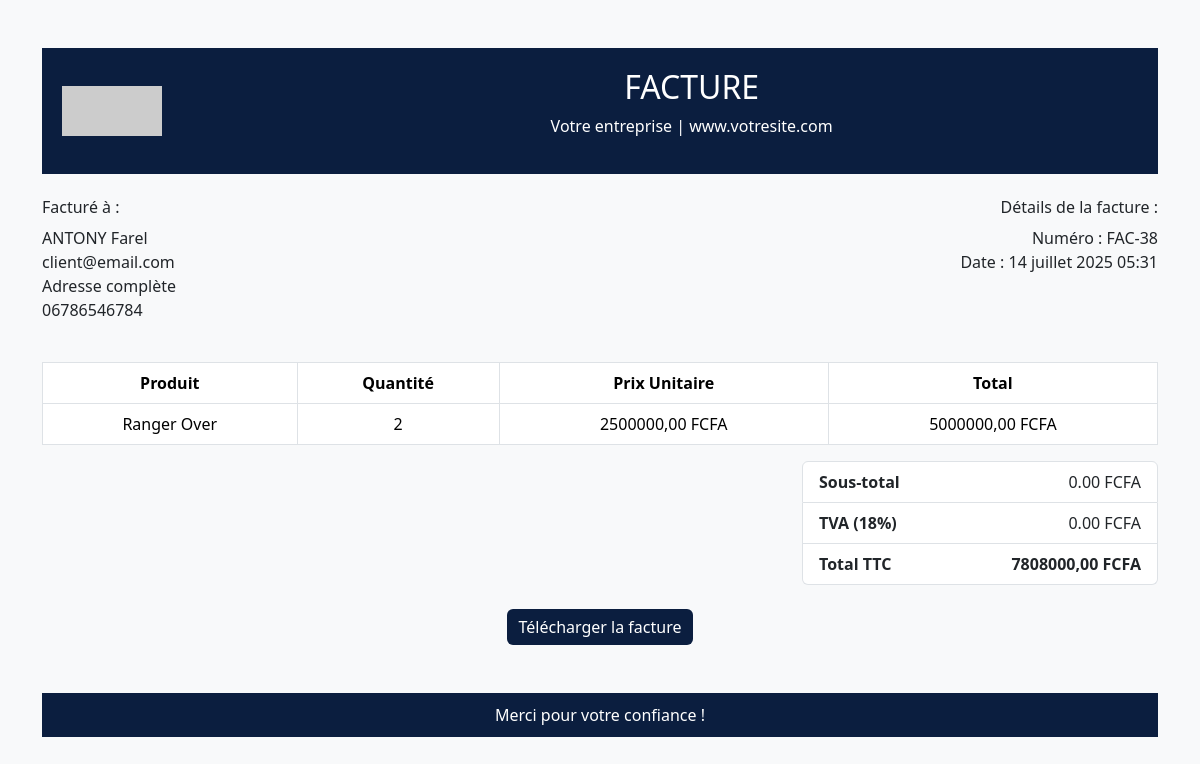
The page /gproduit/facture/38/ on the database its author committed.
### gproduit/models.py (models this page shows, shortened)
class vente (models.Model):
    date_achat = models.DateTimeField(auto_now_add =True)
    client = models.ForeignKey(client , on_delete =models.PROTECT)
    total_vente = models.DecimalField(max_digits=10, decimal_places =2)
    class Meta:
        ordering = ['-date_achat']

class client (models.Model):
    nom = models.CharField(max_length = 100)
    Tel = models.CharField(max_length = 13)

class lignevente(models.Model):
    Vente = models.ForeignKey(vente , on_delete = models.CASCADE, related_name='Lignes')
    produit = models.ForeignKey(produits, on_delete = models.CASCADE)
    quantite = models.PositiveIntegerField()
    prix_unitaire = models.DecimalField(max_digits=10, decimal_places=2)
    totalp = models.DecimalField(max_digits=10, decimal_places=2)

class produits(models.Model):
    nom = models.CharField(max_length =100)
    categorie = models.ForeignKey(categories, on_delete = models.CASCADE, related_name ='products')
    prix = models.DecimalField(max_digits = 10 , decimal_places =2)
    quantite = models.PositiveIntegerField()
    description = models.TextField()
    date_livraison = models.DateField()
    date_ajout = models.DateTimeField(auto_now_add = True)
    data_exp = models.DateField(null =True , blank = True)
    fournisseur = models.ForeignKey(fournisseurs,on_delete=models.CASCADE,related_name="mes_produits" )
    observation = models.TextField()
    class Meta:
        ordering = ['-date_ajout']

### gproduit/views.py (the view, shortened to what this page needs)
# urls.py: path('facture/<int:pk>/',facture.as_view(), name ="vuefacture" ),
class facture(View):
    template_name = "facture_vrai.html"
    def get(self, request, *args, **kwargs):
        pk = self.kwargs.get('pk')
        context = get_products(pk)
        return render(request, self.template_name, context)

### gproduit/fonctions.py (called while the page is built)
def get_products(pk):
    obj = vente.objects.get(pk=pk)
    prod = obj.Lignes.all
    context = {
        'obj':obj,
        'produits':prod
    }
    return context

### gproduit/templates/facture_vrai.html (shortened to what this page needs)
<!DOCTYPE html>
<html lang="fr">
{% load static%}
<head>
    <link rel="stylesheet" href="{% static 'css/bootstrap.css'%}">
</head>
<body>
    <div class="container my-5">
        <div class="facture-header text-center">
            <div class="row align-items-center">
                <div class="col-md-2 text-start">
                    <img src="https://via.placeholder.com/100x50?text=LOGO" alt="Logo" class="logo">
                </div>
                <div class="col-md-10 text-center">
                    <h2>FACTURE</h2>
                    <p>Votre entreprise | www.votresite.com</p>
                </div>
            </div>
        </div>
        <div class="row my-4">
            <div class="col-md-6">
                <h6>Facturé à :</h6>
                <p>
                    {{obj.client.nom}}<br>
                    client@email.com<br>
                    Adresse complète<br>
                    {{obj.client.Tel}}
                </p>
            </div>
            <div class="col-md-6 text-end">
                <h6>Détails de la facture :</h6>
                <p>
                    Numéro : FAC-{{obj.id}}<br>
                    Date : {{obj.date_achat}}<br>
                </p>
            </div>
        </div>
        <table class="table table-bordered">
            <thead>
                <tr>
                    <th> <center>Produit</center> </th>
                    <th> <center>Quantité</center>  </th>
                    <th><center>Prix Unitaire</center></th>
                    <th><center>Total</center></th>
                </tr>
            </thead>
            <tbody>
                {% for i in produits%}
                <tr>
                    <td><center>{{i.produit.nom}} </center> </td>
                    <td> <center>{{i.quantite}}</center> </td>
                    <td> <center>{{i.prix_unitaire}} <span>FCFA</span> </center> </td>
                    <td> <center>{{i.totalp}} <span>FCFA</span> </center> </td>
                </tr>
                {% endfor %}
            </tbody>
        </table>
        <div class="row justify-content-end">
            <div class="col-md-4">
                <ul class="list-group">
                    <li class="list-group-item d-flex justify-content-between">
                        <strong>Sous-total</strong>
                        <span>0.00 FCFA</span>
                    </li>
                    <li class="list-group-item d-flex justify-content-between">
                        <strong>TVA (18%)</strong>
                        <span>0.00 FCFA</span>
                    </li>
                    <li class="list-group-item d-flex justify-content-between">
                        <strong>Total TTC</strong>
                        <span><strong> {{obj.total_vente}} <span>FCFA</span></strong></span>
                    </li>
                </ul>
            </div>
        </div>
        <div class="text-center my-4">
            <a href="{% url 'facture_vrai'  pk=obj.pk %}" >  <button class="btn btn-imprimer" >Télécharger la facture</button></a>
        </div>
        <div class="facture-footer mt-5">
            Merci pour votre confiance !
        </div>
    </div>
</body>
</html>

### gproduit/templates/facture_vrai.html (style rules this page uses)
body { background-color: #f8f9fa; }
.facture-header { background-color: #0b1e3f; color: white; padding: 20px; }
.facture-footer { background-color: #0b1e3f; color: white; text-align: center; padding: 10px; }
.table thead { background-color: #0b1e3f; color: white; }
.btn-imprimer { background-color: #0b1e3f; color: white; border: none; }
.logo { max-height: 60px; }

### rows shown on the page
vente: client.nom "ANTONY Farel", client.Tel "06786546784", id "38", date_achat "14 juillet 2025 05:31", total_vente "7808000,00"
lignevente: produit.nom "Ranger Over", quantite "2", prix_unitaire "2500000,00", totalp "5000000,00"
